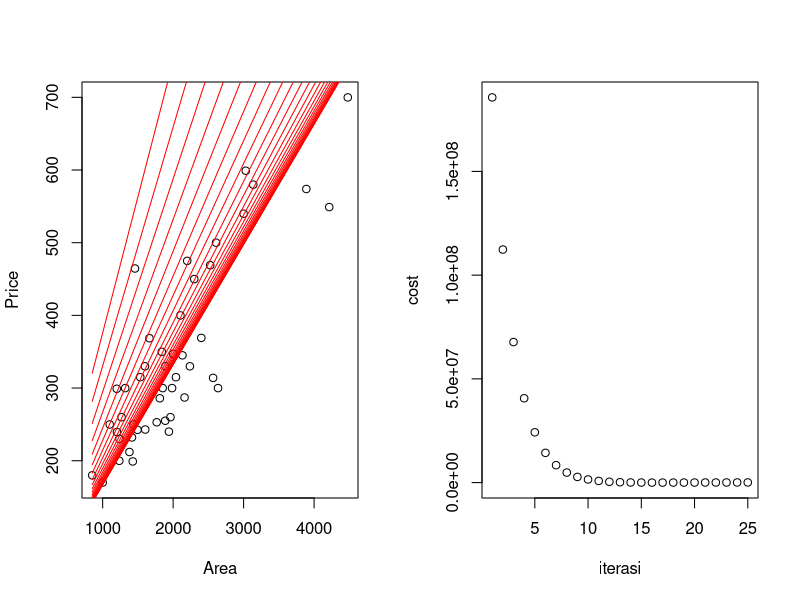

This figure's R source:
## ---- chunk 1
linearModel <- function(x, p1, p2){
  res <- p1 + p2 * x
  
  return(res)
}
## ---- chunk 2
leastSquare <- function(ypred, yorigin) {
  res <- (0.5) * sum(ypred - yorigin)^2
return(res)
}
## ---- chunk 3
allCost <- NULL
# randomly initialize parameters, 
# drawing from a normal distribution
theta_0 <- rnorm(1, 0, 1)
theta_1 <- rnorm(1, 0, 1)
#set the learning rate
alpha <- 0.000000001
## ---- chunk 4
dataPortland <- read.csv("dataset/dataPortland.csv")
head(dataPortland)
## ---- chunk 5
#setting two-column plot
par(mfrow=c(1,2))
plot(xlab="Area", ylab="Price", dataPortland$area, dataPortland$price)

## ---- chunk 6
#begin the optimization
iter <- 25
for (i in 1 : iter) {
  y_pred <- sapply(dataPortland$area, linearModel, theta_0, theta_1)
  cost <- leastSquare(y_pred, dataPortland$price)
  D_theta1 <- sum( dataPortland$area * 
                     (y_pred - dataPortland$price)) # Partial derivative a
  D_theta0 <- sum((y_pred - dataPortland$price)) # Partial derivative b
  theta_0 <- theta_0 - alpha * D_theta0
  theta_1 <- theta_1 - alpha * D_theta1
  print(cost)
  allCost <- c(allCost, cost)
  #plot the lines
  lines(dataPortland$area, y_pred, col="red")
}
## ---- chunk 7
#to plot the cost
plot(NULL, NULL, ylab="cost", xlab="iterasi", xlim = c(1,iter), ylim = c(min(allCost), max(allCost)))
for (i in 1:iter) {
  points(i, allCost[i])
}
